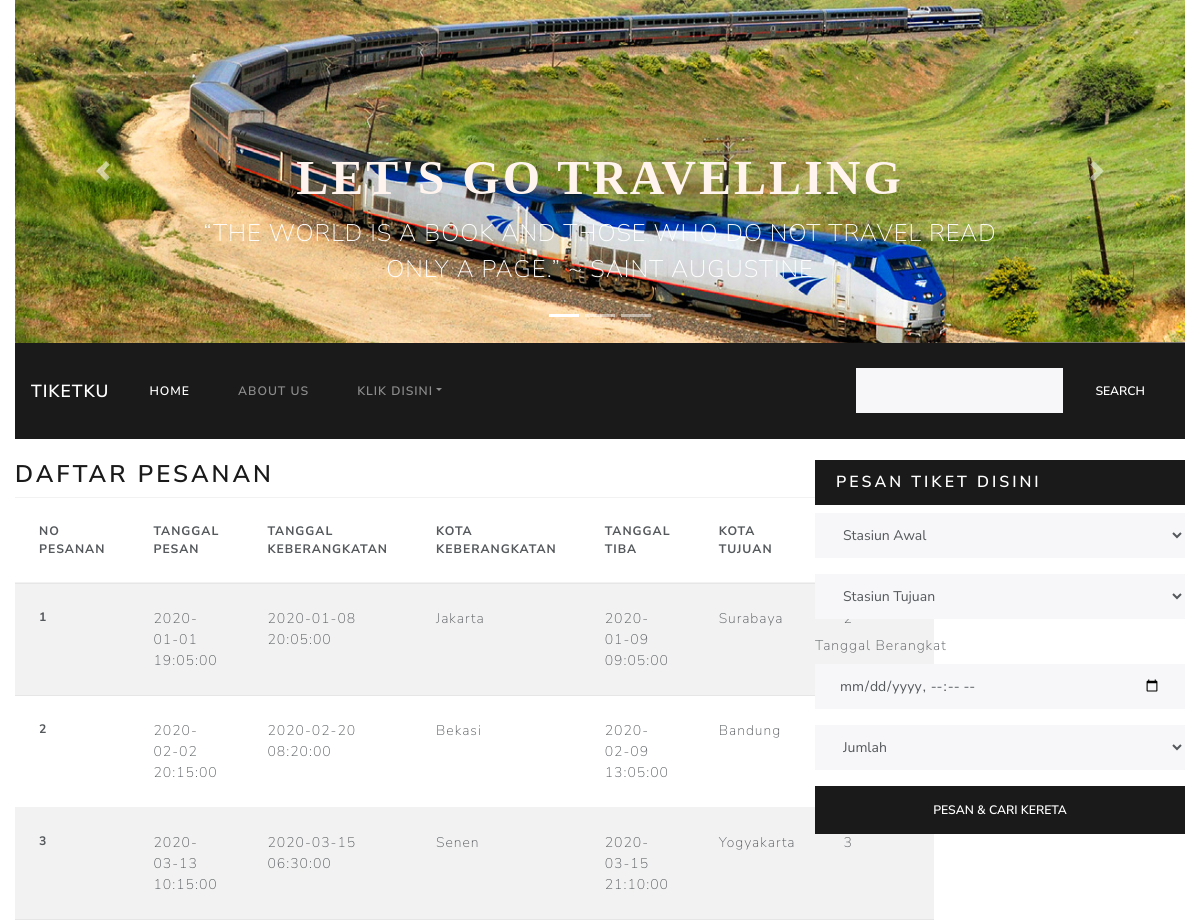
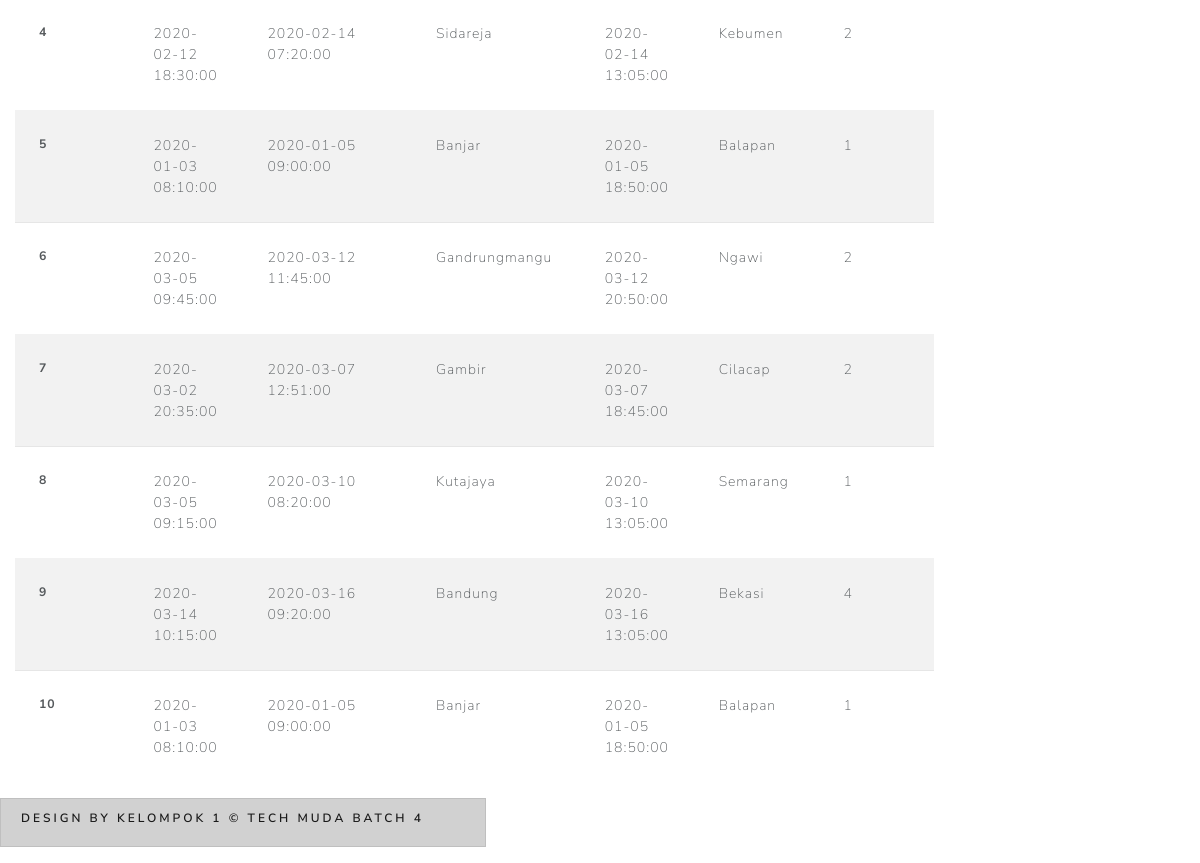
Page /htdocs/tugas11_webdasar_kelompok1/index.php?hal=pesanan on the committed database (2 pictures, top to bottom).
### tables this page shows
CREATE TABLE `pesanan` (
  `idpesanan` int(11) NOT NULL,
  `tanggalPesan` datetime NOT NULL,
  `tanggalKeberangkatan` datetime NOT NULL,
  `asalKeberangkatan` varchar(16) NOT NULL,
  `tanggalTiba` datetime NOT NULL,
  `kotaTujuan` varchar(16) NOT NULL,
  `jumlahPenumpang` int(11) NOT NULL,
  `customer_idcustomer` int(11) NOT NULL
);

### htdocs/tugas11_webdasar_kelompok1/model/Pesanan.php (called while the page is built)
<?php
class Pesanan{
    private $koneksi;
    public function __construct(){
        global $dbh;
        $this->koneksi = $dbh;
    }
    public function dataPesanan(){
        $sql = "select * from pesanan";
        $ps = $this->koneksi->prepare($sql);
        $ps->execute();
        $rs = $ps->fetchAll();
        return $rs;
    }
};
?>

### htdocs/tugas11_webdasar_kelompok1/pesanan.php (the view)
<h3>Daftar Pesanan</h3>
<table class="table table-striped">
  <thead>
    <tr>
      <th scope="col">No Pesanan</th>
      <th scope="col">Tanggal Pesan</th>
      <th scope="col">Tanggal Keberangkatan</th>
      <th scope="col">Kota Keberangkatan</th>
      <th scope="col">Tanggal Tiba</th>
      <th scope="col">Kota Tujuan</th>
      <th scope="col">Jumlah Pemesan</th>
    </tr>
  </thead>
  <tbody>
  <?php
      $model = new Pesanan();
      $rs = $model->dataPesanan();
      $no = 1;
      foreach($rs as $ord){
      ?>
    <tr>
      <th scope="row"><?= $no ?></th>
      <td><?= $ord['tanggalPesan'] ?></td>
      <td><?= $ord['tanggalKeberangkatan'] ?></td>
      <td><?= $ord['asalKeberangkatan'] ?></td>
      <td><?= $ord['tanggalTiba'] ?></td>
      <td><?= $ord['kotaTujuan'] ?></td>
      <td><?= $ord['jumlahPenumpang'] ?></td>
    </tr>
    <?php $no++; } ?>
  </tbody>
</table>

### rows in the picture
pesanan: tanggalPesan "2020-01-01 19:05:00", tanggalKeberangkatan "2020-01-08 20:05:00", asalKeberangkatan "Jakarta", tanggalTiba "2020-01-09 09:05:00", kotaTujuan "Surabaya"
pesanan: tanggalPesan "2020-02-02 20:15:00", tanggalKeberangkatan "2020-02-20 08:20:00", asalKeberangkatan "Bekasi", tanggalTiba "2020-02-09 13:05:00", kotaTujuan "Bandung"
pesanan: tanggalPesan "2020-03-13 10:15:00", tanggalKeberangkatan "2020-03-15 06:30:00", asalKeberangkatan "Senen", tanggalTiba "2020-03-15 21:10:00", kotaTujuan "Yogyakarta", jumlahPenumpang "3"
pesanan: tanggalPesan "2020-02-12 18:30:00", tanggalKeberangkatan "2020-02-14 07:20:00", asalKeberangkatan "Sidareja", tanggalTiba "2020-02-14 13:05:00", kotaTujuan "Kebumen", jumlahPenumpang "2"
pesanan: tanggalPesan "2020-01-03 08:10:00", tanggalKeberangkatan "2020-01-05 09:00:00", asalKeberangkatan "Banjar", tanggalTiba "2020-01-05 18:50:00", kotaTujuan "Balapan", jumlahPenumpang "1"
pesanan: tanggalPesan "2020-03-05 09:45:00", tanggalKeberangkatan "2020-03-12 11:45:00", asalKeberangkatan "Gandrungmangu", tanggalTiba "2020-03-12 20:50:00", kotaTujuan "Ngawi", jumlahPenumpang "2"
pesanan: tanggalPesan "2020-03-02 20:35:00", tanggalKeberangkatan "2020-03-07 12:51:00", asalKeberangkatan "Gambir", tanggalTiba "2020-03-07 18:45:00", kotaTujuan "Cilacap", jumlahPenumpang "2"
pesanan: tanggalPesan "2020-03-05 09:15:00", tanggalKeberangkatan "2020-03-10 08:20:00", asalKeberangkatan "Kutajaya", tanggalTiba "2020-03-10 13:05:00", kotaTujuan "Semarang", jumlahPenumpang "1"
pesanan: tanggalPesan "2020-03-14 10:15:00", tanggalKeberangkatan "2020-03-16 09:20:00", asalKeberangkatan "Bandung", tanggalTiba "2020-03-16 13:05:00", kotaTujuan "Bekasi", jumlahPenumpang "4"
pesanan: tanggalPesan "2020-01-03 08:10:00", tanggalKeberangkatan "2020-01-05 09:00:00", asalKeberangkatan "Banjar", tanggalTiba "2020-01-05 18:50:00", kotaTujuan "Balapan", jumlahPenumpang "1"
